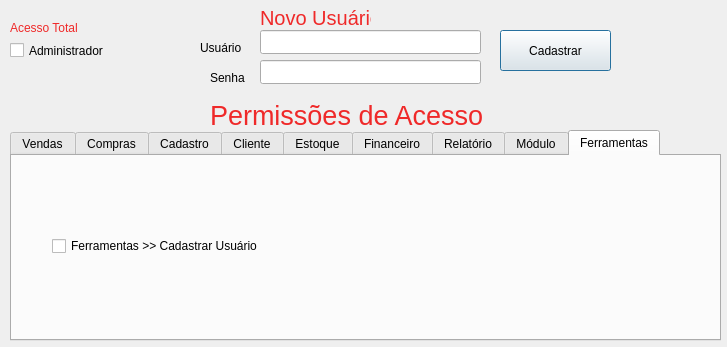
<?xml version="1.0" encoding="UTF-8"?>
<ui version="4.0">
 <class>sistema_de_login</class>
 <widget class="QDialog" name="sistema_de_login">
  <property name="geometry">
   <rect>
    <x>0</x>
    <y>0</y>
    <width>727</width>
    <height>347</height>
   </rect>
  </property>
  <property name="windowTitle">
   <string>Cadastro De Usuário</string>
  </property>
  <widget class="QLineEdit" name="usuario_lineEdit">
   <property name="geometry">
    <rect>
     <x>260</x>
     <y>30</y>
     <width>221</width>
     <height>24</height>
    </rect>
   </property>
  </widget>
  <widget class="QLabel" name="label">
   <property name="geometry">
    <rect>
     <x>260</x>
     <y>10</y>
     <width>111</width>
     <height>16</height>
    </rect>
   </property>
   <property name="font">
    <font>
     <pointsize>15</pointsize>
    </font>
   </property>
   <property name="styleSheet">
    <string notr="true">color: rgb(239, 41, 41);</string>
   </property>
   <property name="text">
    <string>Novo Usuário</string>
   </property>
  </widget>
  <widget class="QLabel" name="permissoes_de_acesso_label">
   <property name="geometry">
    <rect>
     <x>210</x>
     <y>100</y>
     <width>341</width>
     <height>31</height>
    </rect>
   </property>
   <property name="font">
    <font>
     <pointsize>20</pointsize>
    </font>
   </property>
   <property name="styleSheet">
    <string notr="true">color: rgb(239, 41, 41);</string>
   </property>
   <property name="text">
    <string>Permissões de Acesso</string>
   </property>
  </widget>
  <widget class="QPushButton" name="cadastrar_pushButton">
   <property name="geometry">
    <rect>
     <x>500</x>
     <y>30</y>
     <width>111</width>
     <height>41</height>
    </rect>
   </property>
   <property name="text">
    <string>Cadastrar</string>
   </property>
  </widget>
  <widget class="QTabWidget" name="tabWidget">
   <property name="geometry">
    <rect>
     <x>10</x>
     <y>130</y>
     <width>711</width>
     <height>211</height>
    </rect>
   </property>
   <property name="currentIndex">
    <number>8</number>
   </property>
   <widget class="QWidget" name="Vendas">
    <attribute name="title">
     <string>Vendas</string>
    </attribute>
    <widget class="QWidget" name="verticalLayoutWidget">
     <property name="geometry">
      <rect>
       <x>20</x>
       <y>40</y>
       <width>175</width>
       <height>101</height>
      </rect>
     </property>
     <layout class="QVBoxLayout" name="verticalLayout">
      <item>
       <widget class="QCheckBox" name="vendas_vende_checkBox">
        <property name="text">
         <string>Vendas &gt;&gt; Vender</string>
        </property>
       </widget>
      </item>
     </layout>
    </widget>
   </widget>
   <widget class="QWidget" name="Compras">
    <attribute name="title">
     <string>Compras</string>
    </attribute>
    <widget class="QWidget" name="verticalLayoutWidget_2">
     <property name="geometry">
      <rect>
       <x>10</x>
       <y>10</y>
       <width>222</width>
       <height>158</height>
      </rect>
     </property>
     <layout class="QVBoxLayout" name="verticalLayout_2">
      <item>
       <widget class="QCheckBox" name="compras_orcamentos_checkBox">
        <property name="text">
         <string>Compras &gt;&gt; Orçamentos</string>
        </property>
       </widget>
      </item>
      <item>
       <widget class="QCheckBox" name="compras_pedidos_checkBox">
        <property name="text">
         <string>Compras &gt;&gt; Pedidos</string>
        </property>
       </widget>
      </item>
      <item>
       <widget class="QCheckBox" name="compras_fornecedores_checkBox">
        <property name="text">
         <string>Compras &gt;&gt; Fornecedores</string>
        </property>
       </widget>
      </item>
      <item>
       <widget class="QCheckBox" name="compras_devolucoes_checkBox">
        <property name="text">
         <string>Compras &gt;&gt; Devoluções</string>
        </property>
       </widget>
      </item>
      <item>
       <widget class="QCheckBox" name="compras_centraldecompras_checkBox">
        <property name="text">
         <string>Compras &gt;&gt; Central de Compras</string>
        </property>
       </widget>
      </item>
      <item>
       <widget class="QCheckBox" name="compras_estoque_checkBox">
        <property name="text">
         <string>Compras &gt;&gt; Estoque</string>
        </property>
       </widget>
      </item>
     </layout>
    </widget>
   </widget>
   <widget class="QWidget" name="Cadastro">
    <attribute name="title">
     <string>Cadastro</string>
    </attribute>
    <widget class="QWidget" name="verticalLayoutWidget_3">
     <property name="geometry">
      <rect>
       <x>20</x>
       <y>20</y>
       <width>175</width>
       <height>130</height>
      </rect>
     </property>
     <layout class="QVBoxLayout" name="verticalLayout_3">
      <item>
       <widget class="QCheckBox" name="cadastrar_cliente_checkBox">
        <property name="text">
         <string>Cadastro &gt;&gt; Cliente</string>
        </property>
       </widget>
      </item>
      <item>
       <widget class="QCheckBox" name="cadastrar_funcionario_checkBox">
        <property name="text">
         <string>Cadastro &gt;&gt; Funcionário</string>
        </property>
       </widget>
      </item>
      <item>
       <widget class="QCheckBox" name="cadastrar_fornecedor_checkBox">
        <property name="text">
         <string>Cadastro &gt;&gt; Fornecedor</string>
        </property>
       </widget>
      </item>
     </layout>
    </widget>
   </widget>
   <widget class="QWidget" name="Cliente">
    <attribute name="title">
     <string>Cliente</string>
    </attribute>
    <widget class="QWidget" name="verticalLayoutWidget_4">
     <property name="geometry">
      <rect>
       <x>20</x>
       <y>30</y>
       <width>175</width>
       <height>101</height>
      </rect>
     </property>
     <layout class="QVBoxLayout" name="verticalLayout_4">
      <item>
       <widget class="QCheckBox" name="localizar_cliente_checkBox">
        <property name="text">
         <string>Cliente &gt;&gt; Localizar</string>
        </property>
       </widget>
      </item>
      <item>
       <widget class="QCheckBox" name="editar_cliente_checkBox">
        <property name="text">
         <string>Cliente &gt;&gt; Editar</string>
        </property>
       </widget>
      </item>
     </layout>
    </widget>
   </widget>
   <widget class="QWidget" name="Estoque">
    <attribute name="title">
     <string>Estoque</string>
    </attribute>
   </widget>
   <widget class="QWidget" name="tab">
    <attribute name="title">
     <string>Financeiro</string>
    </attribute>
   </widget>
   <widget class="QWidget" name="Relatorio">
    <attribute name="title">
     <string>Relatório</string>
    </attribute>
   </widget>
   <widget class="QWidget" name="Modulo">
    <attribute name="title">
     <string>Módulo</string>
    </attribute>
   </widget>
   <widget class="QWidget" name="Ferramentas">
    <attribute name="title">
     <string>Ferramentas</string>
    </attribute>
    <widget class="QWidget" name="verticalLayoutWidget_9">
     <property name="geometry">
      <rect>
       <x>40</x>
       <y>40</y>
       <width>234</width>
       <height>101</height>
      </rect>
     </property>
     <layout class="QVBoxLayout" name="verticalLayout_9">
      <item>
       <widget class="QCheckBox" name="cadastrar_usuario_checkBox">
        <property name="text">
         <string>Ferramentas &gt;&gt; Cadastrar Usuário</string>
        </property>
       </widget>
      </item>
     </layout>
    </widget>
   </widget>
  </widget>
  <widget class="QCheckBox" name="administrador_checkBox">
   <property name="geometry">
    <rect>
     <x>10</x>
     <y>40</y>
     <width>141</width>
     <height>21</height>
    </rect>
   </property>
   <property name="toolTip">
    <string>&lt;html&gt;&lt;head/&gt;&lt;body&gt;&lt;p&gt;Se selecionado, garante acesso total ao sistema. &lt;/p&gt;&lt;/body&gt;&lt;/html&gt;</string>
   </property>
   <property name="text">
    <string>Administrador</string>
   </property>
  </widget>
  <widget class="QLabel" name="label_3">
   <property name="geometry">
    <rect>
     <x>10</x>
     <y>20</y>
     <width>91</width>
     <height>16</height>
    </rect>
   </property>
   <property name="styleSheet">
    <string notr="true">color: rgb(239, 41, 41);</string>
   </property>
   <property name="text">
    <string>Acesso Total</string>
   </property>
  </widget>
  <widget class="QLineEdit" name="senha_lineEdit">
   <property name="geometry">
    <rect>
     <x>260</x>
     <y>60</y>
     <width>221</width>
     <height>24</height>
    </rect>
   </property>
  </widget>
  <widget class="QLabel" name="label_4">
   <property name="geometry">
    <rect>
     <x>200</x>
     <y>40</y>
     <width>51</width>
     <height>16</height>
    </rect>
   </property>
   <property name="text">
    <string>Usuário</string>
   </property>
  </widget>
  <widget class="QLabel" name="label_5">
   <property name="geometry">
    <rect>
     <x>210</x>
     <y>70</y>
     <width>41</width>
     <height>16</height>
    </rect>
   </property>
   <property name="text">
    <string>Senha</string>
   </property>
  </widget>
 </widget>
 <resources/>
 <connections/>
</ui>
